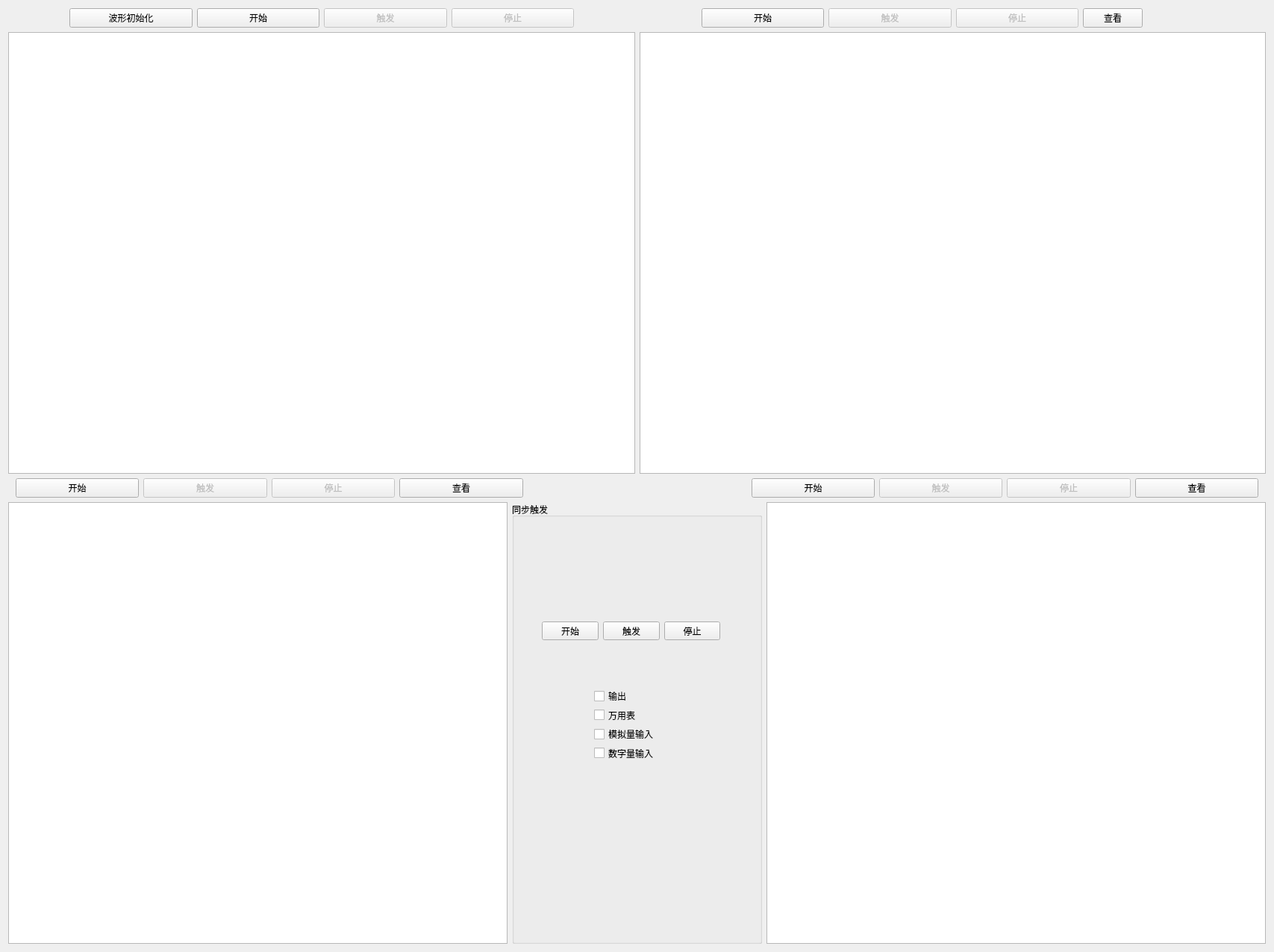
<?xml version="1.0" encoding="UTF-8"?>
<ui version="4.0">
 <class>JYDevice</class>
 <widget class="QWidget" name="JYDevice">
  <property name="geometry">
   <rect>
    <x>0</x>
    <y>0</y>
    <width>1707</width>
    <height>1276</height>
   </rect>
  </property>
  <property name="windowTitle">
   <string>Dialog</string>
  </property>
  <layout class="QGridLayout" name="gridLayout">
   <item row="0" column="0">
    <layout class="QHBoxLayout" name="horizontalLayout_2" stretch="1,2,2,2,2,2,2,2,2,0,2">
     <item>
      <spacer name="horizontalSpacer_5">
       <property name="orientation">
        <enum>Qt::Orientation::Horizontal</enum>
       </property>
       <property name="sizeType">
        <enum>QSizePolicy::Policy::Preferred</enum>
       </property>
       <property name="sizeHint" stdset="0">
        <size>
         <width>10</width>
         <height>20</height>
        </size>
       </property>
      </spacer>
     </item>
     <item>
      <widget class="QPushButton" name="Initwaveform">
       <property name="text">
        <string>波形初始化</string>
       </property>
      </widget>
     </item>
     <item>
      <widget class="QPushButton" name="start_5711">
       <property name="text">
        <string>开始</string>
       </property>
      </widget>
     </item>
     <item>
      <widget class="QPushButton" name="Trigger_5711">
       <property name="enabled">
        <bool>false</bool>
       </property>
       <property name="text">
        <string>触发</string>
       </property>
      </widget>
     </item>
     <item>
      <widget class="QPushButton" name="stop_5711">
       <property name="enabled">
        <bool>false</bool>
       </property>
       <property name="text">
        <string>停止</string>
       </property>
      </widget>
     </item>
     <item>
      <spacer name="horizontalSpacer">
       <property name="orientation">
        <enum>Qt::Orientation::Horizontal</enum>
       </property>
       <property name="sizeType">
        <enum>QSizePolicy::Policy::Preferred</enum>
       </property>
       <property name="sizeHint" stdset="0">
        <size>
         <width>10</width>
         <height>20</height>
        </size>
       </property>
      </spacer>
     </item>
     <item>
      <widget class="QPushButton" name="start_8902">
       <property name="text">
        <string>开始</string>
       </property>
      </widget>
     </item>
     <item>
      <widget class="QPushButton" name="Trigger_8902">
       <property name="enabled">
        <bool>false</bool>
       </property>
       <property name="text">
        <string>触发</string>
       </property>
      </widget>
     </item>
     <item>
      <widget class="QPushButton" name="stop_8902">
       <property name="enabled">
        <bool>false</bool>
       </property>
       <property name="text">
        <string>停止</string>
       </property>
      </widget>
     </item>
     <item>
      <widget class="QPushButton" name="pbshow_8902">
       <property name="text">
        <string>查看</string>
       </property>
      </widget>
     </item>
     <item>
      <spacer name="horizontalSpacer_6">
       <property name="orientation">
        <enum>Qt::Orientation::Horizontal</enum>
       </property>
       <property name="sizeType">
        <enum>QSizePolicy::Policy::Preferred</enum>
       </property>
       <property name="sizeHint" stdset="0">
        <size>
         <width>10</width>
         <height>20</height>
        </size>
       </property>
      </spacer>
     </item>
    </layout>
   </item>
   <item row="1" column="0">
    <layout class="QHBoxLayout" name="horizontalLayout_3">
     <item>
      <widget class="QTableWidget" name="tableWidget_5711"/>
     </item>
     <item>
      <widget class="QTableWidget" name="tableWidget_8902"/>
     </item>
    </layout>
   </item>
   <item row="2" column="0">
    <layout class="QHBoxLayout" name="horizontalLayout">
     <item>
      <spacer name="horizontalSpacer_3">
       <property name="orientation">
        <enum>Qt::Orientation::Horizontal</enum>
       </property>
       <property name="sizeType">
        <enum>QSizePolicy::Policy::Preferred</enum>
       </property>
       <property name="sizeHint" stdset="0">
        <size>
         <width>10</width>
         <height>20</height>
        </size>
       </property>
      </spacer>
     </item>
     <item>
      <widget class="QPushButton" name="start_5323">
       <property name="text">
        <string>开始</string>
       </property>
      </widget>
     </item>
     <item>
      <widget class="QPushButton" name="Trigger_5323">
       <property name="enabled">
        <bool>false</bool>
       </property>
       <property name="text">
        <string>触发</string>
       </property>
      </widget>
     </item>
     <item>
      <widget class="QPushButton" name="stop_5323">
       <property name="enabled">
        <bool>false</bool>
       </property>
       <property name="text">
        <string>停止</string>
       </property>
      </widget>
     </item>
     <item>
      <widget class="QPushButton" name="pbshow5323">
       <property name="text">
        <string>查看</string>
       </property>
      </widget>
     </item>
     <item>
      <spacer name="horizontalSpacer_2">
       <property name="orientation">
        <enum>Qt::Orientation::Horizontal</enum>
       </property>
       <property name="sizeType">
        <enum>QSizePolicy::Policy::Fixed</enum>
       </property>
       <property name="sizeHint" stdset="0">
        <size>
         <width>300</width>
         <height>20</height>
        </size>
       </property>
      </spacer>
     </item>
     <item>
      <widget class="QPushButton" name="start_5322">
       <property name="text">
        <string>开始</string>
       </property>
      </widget>
     </item>
     <item>
      <widget class="QPushButton" name="Trigger_5322">
       <property name="enabled">
        <bool>false</bool>
       </property>
       <property name="text">
        <string>触发</string>
       </property>
      </widget>
     </item>
     <item>
      <widget class="QPushButton" name="stop_5322">
       <property name="enabled">
        <bool>false</bool>
       </property>
       <property name="text">
        <string>停止</string>
       </property>
      </widget>
     </item>
     <item>
      <widget class="QPushButton" name="pbshow5322">
       <property name="text">
        <string>查看</string>
       </property>
      </widget>
     </item>
     <item>
      <spacer name="horizontalSpacer_4">
       <property name="orientation">
        <enum>Qt::Orientation::Horizontal</enum>
       </property>
       <property name="sizeType">
        <enum>QSizePolicy::Policy::Preferred</enum>
       </property>
       <property name="sizeHint" stdset="0">
        <size>
         <width>10</width>
         <height>20</height>
        </size>
       </property>
      </spacer>
     </item>
    </layout>
   </item>
   <item row="3" column="0">
    <layout class="QHBoxLayout" name="horizontalLayout_4" stretch="2,1,2">
     <item>
      <widget class="QTableWidget" name="tableWidget_5323"/>
     </item>
     <item>
      <widget class="QGroupBox" name="groupBox">
       <property name="title">
        <string>同步触发</string>
       </property>
       <widget class="QWidget" name="layoutWidget">
        <property name="geometry">
         <rect>
          <x>40</x>
          <y>160</y>
          <width>239</width>
          <height>25</height>
         </rect>
        </property>
        <layout class="QHBoxLayout" name="horizontalLayout_5">
         <item>
          <widget class="QPushButton" name="pushButton">
           <property name="text">
            <string>开始</string>
           </property>
          </widget>
         </item>
         <item>
          <widget class="QPushButton" name="pushButton_2">
           <property name="enabled">
            <bool>true</bool>
           </property>
           <property name="text">
            <string>触发</string>
           </property>
          </widget>
         </item>
         <item>
          <widget class="QPushButton" name="pushButton_3">
           <property name="enabled">
            <bool>true</bool>
           </property>
           <property name="text">
            <string>停止</string>
           </property>
          </widget>
         </item>
        </layout>
       </widget>
       <widget class="QWidget" name="layoutWidget">
        <property name="geometry">
         <rect>
          <x>110</x>
          <y>250</y>
          <width>85</width>
          <height>96</height>
         </rect>
        </property>
        <layout class="QVBoxLayout" name="verticalLayout">
         <item>
          <widget class="QCheckBox" name="checkBox_5711">
           <property name="text">
            <string>输出</string>
           </property>
          </widget>
         </item>
         <item>
          <widget class="QCheckBox" name="checkBox_8902">
           <property name="text">
            <string>万用表</string>
           </property>
          </widget>
         </item>
         <item>
          <widget class="QCheckBox" name="checkBox_5323">
           <property name="text">
            <string>模拟量输入</string>
           </property>
          </widget>
         </item>
         <item>
          <widget class="QCheckBox" name="checkBox_5322">
           <property name="text">
            <string>数字量输入</string>
           </property>
          </widget>
         </item>
        </layout>
       </widget>
      </widget>
     </item>
     <item>
      <widget class="QTableWidget" name="tableWidget_5322"/>
     </item>
    </layout>
   </item>
  </layout>
 </widget>
 <resources/>
 <connections/>
</ui>
